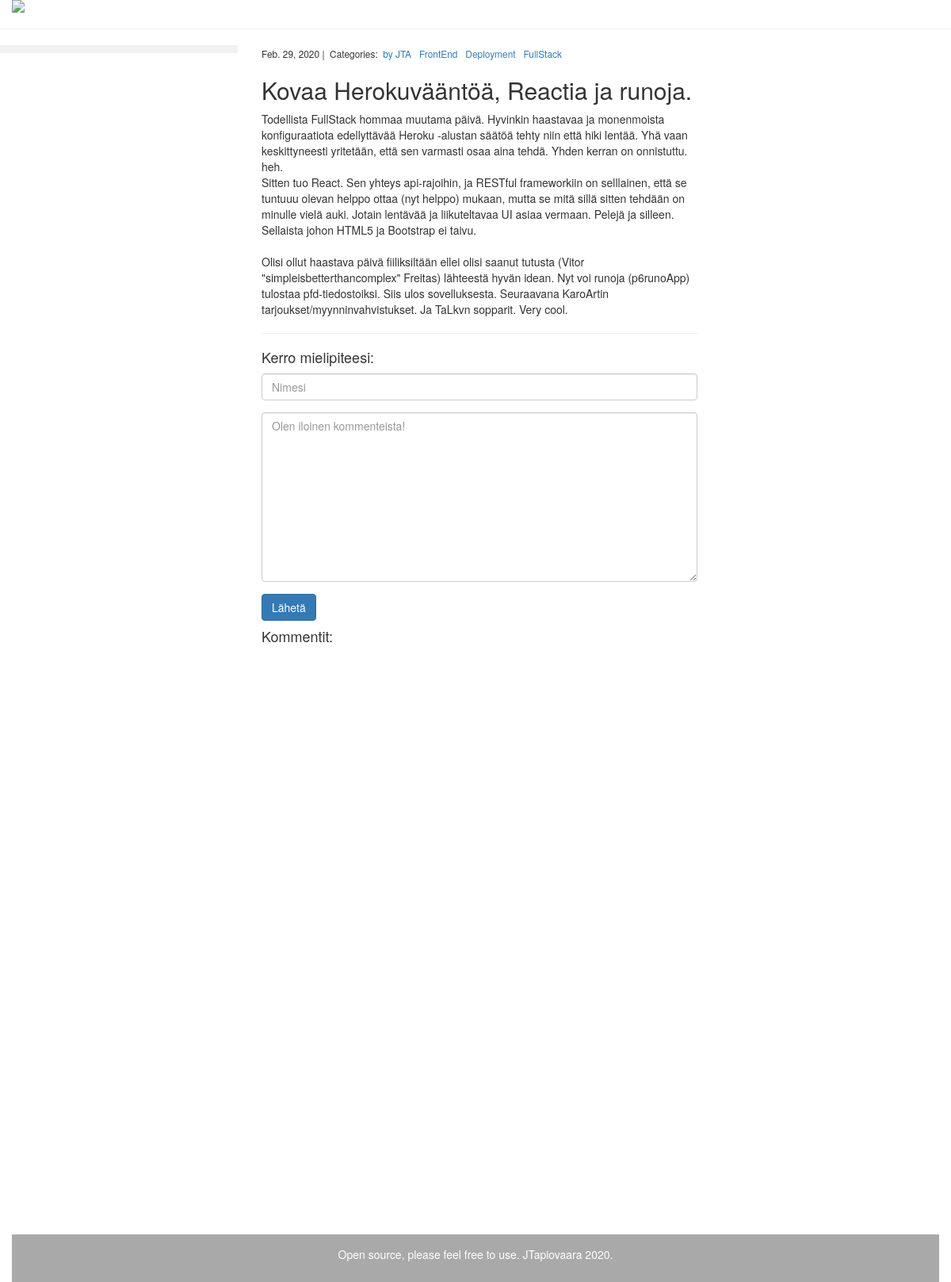
Page /ploki/31/ on the committed database.
### ploki/models.py (models this page shows, shortened)
class Post(models.Model):
    title = models.CharField(max_length=255)
    body = models.TextField()
    created_on = models.DateTimeField(auto_now_add=True)
    last_modified = models.DateTimeField(auto_now=True)
    categories = models.ManyToManyField('Category', related_name='posts')
    class Meta:
        ordering = ('-created_on',)

class Category(models.Model):
    name = models.CharField(max_length=20)

### ploki/views.py (the view, shortened to what this page needs)
# urls.py: path('<int:pk>/', views.ploki_detail, name='ploki_detail'),
def ploki_detail(request, pk):
    template = 'ploki_detail.html'
    post = Post.objects.get(pk=pk)
    form = CommentForm()
    comments = Comment.objects.filter(post=post)
    context = {
        'post': post,
        'comments': comments,
        'form': form,
    }
    return render(request, template, context)

### ploki/forms.py
class CommentForm(forms.Form):
    author = forms.CharField(
        max_length=60,
        widget=forms.TextInput(
            attrs={
                "class": "form-control",
                "placeholder": "Nimesi"
            })
    )
    body = forms.CharField(
        widget=forms.Textarea(
            attrs={
                "class": "form-control",
                "placeholder": "Olen iloinen kommenteista!"
            })
    )

### ploki/templates/ploki_detail.html (shortened to what this page needs)
{% extends 'base.html' %}
{% block page_content %}
{% load bootstrap_themes %}
{% load static %}
    <div class ="container-fluid">
        <a href="{% url 'ploki:ploki_index' %}">
            <img src="{% static "images/osaamiset.gif" %}" class="img-responsive">
        </a>
    </div>
    <hr>
    <nav class="col-sm-3 sidenav">
    </nav>
<div class="container-fluid">
    <div class="row content">
        <div class="col-sm-9">
            <div class="col-md-8 offset-md-2">
                <div>
                    <small>
                        {{ post.created_on.date }} |&nbsp;
                        Categories:&nbsp;
                        {% for category in post.categories.all %}
                            <a href="{% url 'ploki:ploki_category' category.name %}">
                                {{ category.name }}
                            </a>&nbsp;
                        {% endfor %}
                    </small>
                    <h2>{{ post.title }}</h2>
                    <p>{{ post.body | linebreaksbr }}</p>
                    <hr>
                    <h4>Kerro mielipiteesi:</h4>
                    <div>
                        <form action="/ploki/{{ post.pk }}/" method="post">
                            <div class="form-group">
                                {{ form.author }}
                            </div>
                            <div class="form-group">
                                {{ form.body }}
                            </div>
                            <button type="submit" class="btn btn-primary">Lähetä</button>
                        </form>
                    </div>
                    <h4>Kommentit:</h4>
                </div>
            </div>
        </div>
    </div>
</div>
{% endblock %}

### ploki/templates/base.html (style rules this page uses)
.row.content { height: 1500px }
.sidenav { background-color: #f1f1f1; height: 100%; }

### rows in the picture
Post: created_on "Feb. 29, 2020", title "Kovaa Herokuvääntöä, Reactia ja runoja.", body "Todellista FullStack hommaa muutama päivä. Hyvinkin haastavaa ja monenmoista konfiguraatiota edellyttävää Heroku -alustan säätöä tehty niin että hiki lentää. Yhä vaan keskittyneesti yritetään, että sen varmasti osaa aina tehdä. Yhden kerran on onnistuttu. heh. Sitten tuo React. Sen yhteys api-rajoihin, ja RESTful frameworkiin on selllainen, että se tuntuuu olevan helppo ottaa (nyt helppo) mukaan, mutta se mitä sillä sitten tehdään on minulle vielä auki. Jotain lentävää ja liikuteltavaa UI asiaa vermaan. Pelejä ja silleen. Sellaista johon HTML5 ja Bootstrap ei taivu. Olisi ollut haastava päivä fiiliksiltään ellei olisi saanut tutusta (Vitor \"simpleisbetterthancomplex\" Freitas) lähteestä…"
Category: name "by JTA"
Category: name "FrontEnd"
Category: name "Deployment"
Category: name "FullStack"
